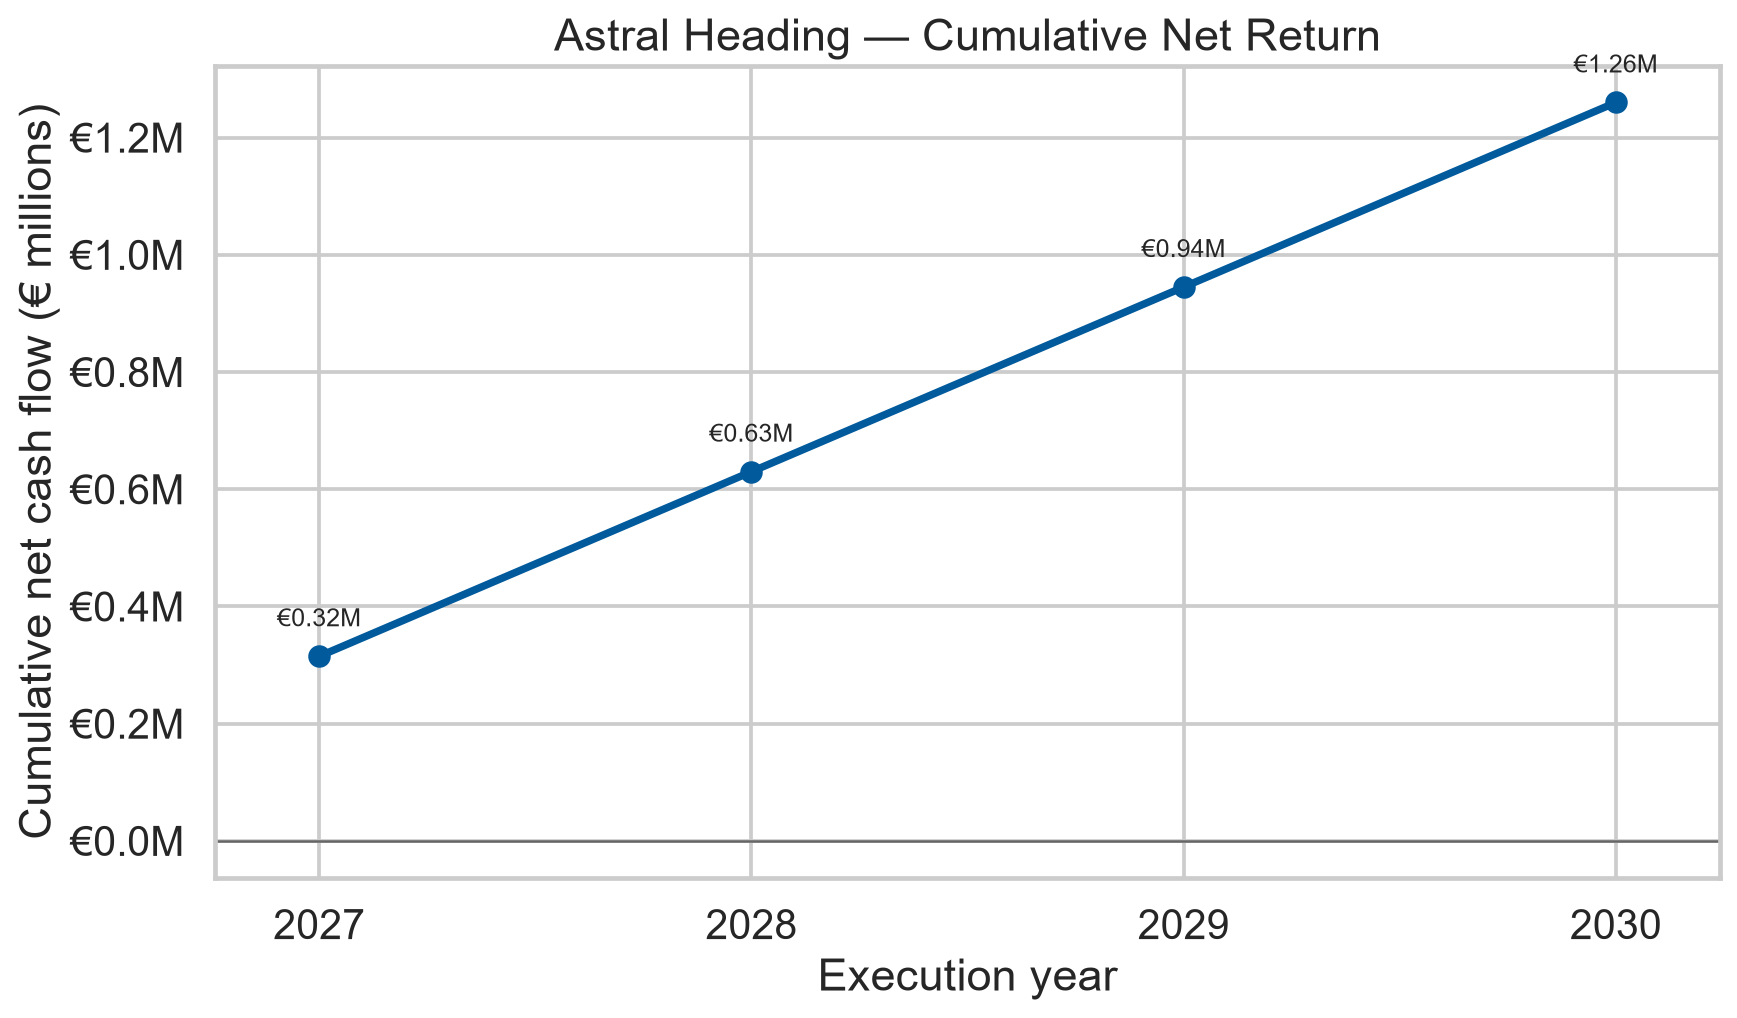

Reproduce this figure in Python.
"""Financial model for ROCKWOOL Denmark's Astral Heading growth strategy.

The model compares the commercial investment with revenue attributable to the
Astral Heading initiatives over 2027-2030. It assumes the initiative-driven
revenue uplift is added in four equal annual increments, so each year's
incremental revenue is 25% of the €7.2M 2030 initiative target. Contribution
is calculated on that year's increment only; carry-over revenue and any value
after 2030 are excluded. Natural market growth is reported separately and is
not credited to the commercial initiatives.

Requirements:
    pip install pandas matplotlib seaborn

Run:
    python rockwool_financial_model.py

The script prints the headline metrics and yearly projection, then saves
``rockwool_financial_model.png`` next to this file.
"""

from pathlib import Path

import matplotlib.pyplot as plt
import pandas as pd
import seaborn as sns


# Strategy inputs
BASE_YEAR = 2026
START_YEAR = 2027
END_YEAR = 2030
BASE_REVENUE_EUR = 60_000_000
TARGET_REVENUE_EUR = 72_000_000
TOTAL_GROWTH_PCT = 0.20
NATURAL_GROWTH_PCT_POINTS = 0.08
INITIATIVE_GROWTH_PCT_POINTS = 0.12
ANNUAL_COMMERCIAL_SPEND_EUR = 135_000
CONTRIBUTION_MARGIN = 0.25


def build_projection() -> tuple[pd.DataFrame, dict[str, float]]:
    """Build the annual initiative projection and calculate return metrics."""
    years = list(range(START_YEAR, END_YEAR + 1))
    year_count = len(years)
    total_investment = ANNUAL_COMMERCIAL_SPEND_EUR * year_count
    total_revenue_growth = TARGET_REVENUE_EUR - BASE_REVENUE_EUR
    initiative_revenue_target = BASE_REVENUE_EUR * INITIATIVE_GROWTH_PCT_POINTS
    natural_growth_revenue = BASE_REVENUE_EUR * NATURAL_GROWTH_PCT_POINTS
    annual_initiative_revenue = initiative_revenue_target / year_count

    projection = pd.DataFrame(
        {
            "Year": years,
            "Spend (€)": [ANNUAL_COMMERCIAL_SPEND_EUR] * year_count,
            "Incremental Revenue (€)": [annual_initiative_revenue] * year_count,
        }
    )
    projection["Gross Contribution (€)"] = (
        projection["Incremental Revenue (€)"] * CONTRIBUTION_MARGIN
    )
    projection["Net Cash Flow (€)"] = (
        projection["Gross Contribution (€)"] - projection["Spend (€)"]
    )
    projection["Cumulative Net Cash Flow (€)"] = projection[
        "Net Cash Flow (€)"
    ].cumsum()

    gross_contribution = float(projection["Gross Contribution (€)"].sum())
    net_contribution = gross_contribution - total_investment
    metrics = {
        "total_investment": float(total_investment),
        "total_revenue_growth": float(total_revenue_growth),
        "natural_growth_revenue": float(natural_growth_revenue),
        "initiative_revenue": float(initiative_revenue_target),
        "gross_contribution": gross_contribution,
        "net_contribution": float(net_contribution),
        "net_roi_multiple": float(net_contribution / total_investment),
        "revenue_leverage": float(initiative_revenue_target / total_investment),
    }

    return projection, metrics


def validate_inputs(metrics: dict[str, float]) -> None:
    """Fail clearly if the strategy inputs no longer reconcile."""
    expected_years = END_YEAR - START_YEAR + 1
    if expected_years != 4:
        raise ValueError("This model expects a four-year execution window.")
    if abs(TOTAL_GROWTH_PCT - NATURAL_GROWTH_PCT_POINTS - INITIATIVE_GROWTH_PCT_POINTS) > 1e-9:
        raise ValueError("Natural and initiative growth must sum to total growth.")
    if abs(metrics["total_revenue_growth"] - BASE_REVENUE_EUR * TOTAL_GROWTH_PCT) > 0.01:
        raise ValueError("Base and target revenue do not match the stated growth rate.")
    if abs(
        metrics["natural_growth_revenue"]
        + metrics["initiative_revenue"]
        - metrics["total_revenue_growth"]
    ) > 0.01:
        raise ValueError("The natural and initiative revenue components do not reconcile.")


def format_eur(value: float) -> str:
    """Format an amount as whole euros with thousands separators."""
    return f"€{value:,.0f}"


def print_results(projection: pd.DataFrame, metrics: dict[str, float]) -> None:
    """Print headline results and the annual projection."""
    print("ROCKWOOL Denmark — Astral Heading Commercial Growth Strategy")
    print(f"Revenue: {format_eur(BASE_REVENUE_EUR)} ({BASE_YEAR}) -> "
          f"{format_eur(TARGET_REVENUE_EUR)} ({END_YEAR})")
    print(
        f"Growth breakdown: {format_eur(metrics['natural_growth_revenue'])} "
        f"natural market growth + {format_eur(metrics['initiative_revenue'])} "
        "Astral Heading initiatives"
    )
    print(f"Total commercial investment: {format_eur(metrics['total_investment'])}")
    print(
        "Total gross incremental contribution from initiatives: "
        f"{format_eur(metrics['gross_contribution'])}"
    )
    print(f"Net contribution after investment: {format_eur(metrics['net_contribution'])}")
    print(f"Net ROI multiple (net contribution / investment): "
          f"{metrics['net_roi_multiple']:.2f}x")
    print(
        "Revenue leverage (initiative revenue / investment): "
        f"{metrics['revenue_leverage']:.2f}x"
    )
    print("\nYearly projection (initiative-attributable revenue increments):")

    display = projection.copy()
    for column in (
        "Spend (€)",
        "Incremental Revenue (€)",
        "Gross Contribution (€)",
        "Net Cash Flow (€)",
        "Cumulative Net Cash Flow (€)",
    ):
        display[column] = display[column].map(format_eur)
    print(display.to_string(index=False))


def save_chart(projection: pd.DataFrame) -> Path:
    """Plot and save cumulative net cash flow across the execution years."""
    sns.set_theme(style="whitegrid", context="talk")
    fig, ax = plt.subplots(figsize=(10, 6))
    ax.plot(
        projection["Year"],
        projection["Cumulative Net Cash Flow (€)"] / 1_000_000,
        color="#005A9C",
        marker="o",
        linewidth=3,
        markersize=8,
    )
    ax.axhline(0, color="#666666", linewidth=1)
    ax.set(
        title="Astral Heading — Cumulative Net Return",
        xlabel="Execution year",
        ylabel="Cumulative net cash flow (€ millions)",
        xticks=projection["Year"],
    )
    ax.margins(x=0.08)
    ax.yaxis.set_major_formatter(lambda value, _: f"€{value:.1f}M")

    for year, value in zip(
        projection["Year"], projection["Cumulative Net Cash Flow (€)"] / 1_000_000
    ):
        ax.annotate(
            f"€{value:.2f}M",
            (year, value),
            xytext=(0, 12),
            textcoords="offset points",
            ha="center",
            fontsize=10,
        )

    fig.tight_layout()
    output_path = Path(__file__).resolve().with_name("rockwool_financial_model.png")
    fig.savefig(output_path, dpi=180, bbox_inches="tight")
    plt.close(fig)
    return output_path


def main() -> None:
    """Run the model, display its outputs, and generate the chart."""
    projection, metrics = build_projection()
    validate_inputs(metrics)
    print_results(projection, metrics)
    chart_path = save_chart(projection)
    print(f"\nChart saved to: {chart_path}")


if __name__ == "__main__":
    main()
